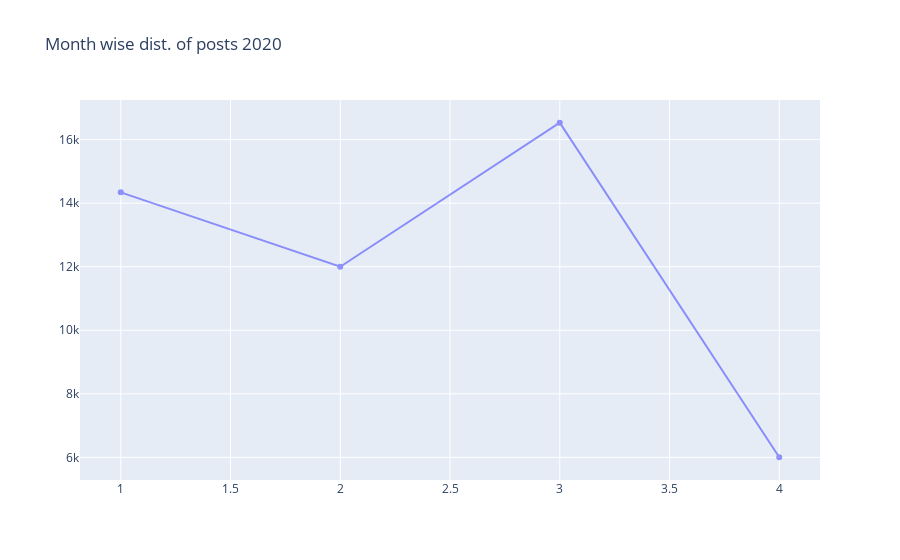

The notebook cell saved with this chart:
### Code cell
df_2020['month']=df_2020.index.month
df_2020 = df_2020.assign(dummy_calc=1)
month_2020=df_2020.groupby(by=('month')).sum()
plt.figure(figsize=(14,10))
display(month_2020)


trace1 = go.Scatter(x=month_2020.index,
                    y=month_2020.dummy_calc,
                    name = "plotly example",
                    line = dict(color = 'blue'),
                    opacity = 0.4)

layout = dict(title='Month wise dist. of posts 2020',)

fig = dict(data=[trace1], layout=layout)
iplot(fig)

### Figure 1 — Plotly figure (JSON) as saved in the notebook; plotly's stock layout.template omitted (floating-point values rounded to 4 significant figures)
{"data": [{"line": {"color": "blue"}, "name": "plotly example", "opacity": 0.4, "type": "scatter", "x": [1, 2, 3, 4], "y": [14340, 11999, 16531, 6004]}], "layout": {"title": {"text": "Month wise dist. of posts 2020"}}}
